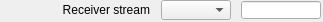
   <widget class="caFrame" name="caFrame_21">
    <property name="geometry">
     <rect>
      <x>380</x>
      <y>742</y>
      <width>323</width>
      <height>22</height>
     </rect>
    </property>
    <widget class="caLabel" name="caLabel_33">
     <property name="geometry">
      <rect>
       <x>0</x>
       <y>0</y>
       <width>150</width>
       <height>20</height>
      </rect>
     </property>
     <property name="text">
      <string>Receiver stream</string>
     </property>
     <property name="alignment">
      <set>Qt::AlignAbsolute|Qt::AlignRight|Qt::AlignTrailing|Qt::AlignVCenter</set>
     </property>
     <property name="fontScaleMode">
      <enum>ESimpleLabel::WidthAndHeight</enum>
     </property>
     <property name="foreground">
      <color>
       <red>0</red>
       <green>0</green>
       <blue>0</blue>
      </color>
     </property>
     <property name="background">
      <color alpha="0">
       <red>0</red>
       <green>0</green>
       <blue>0</blue>
      </color>
     </property>
     <property name="frameShape">
      <enum>QFrame::NoFrame</enum>
     </property>
    </widget>
    <widget class="caMenu" name="caMenu_4">
     <property name="geometry">
      <rect>
       <x>161</x>
       <y>0</y>
       <width>70</width>
       <height>20</height>
      </rect>
     </property>
     <property name="channel" stdset="0">
      <string>$(P)$(R)ReceiverStream</string>
     </property>
     <property name="colorMode">
      <enum>caMenu::Static</enum>
     </property>
     <property name="foreground">
      <color>
       <red>0</red>
       <green>0</green>
       <blue>0</blue>
      </color>
     </property>
     <property name="background">
      <color>
       <red>115</red>
       <green>223</green>
       <blue>255</blue>
      </color>
     </property>
    </widget>
    <widget class="caLineEdit" name="caLineEdit_22">
     <property name="geometry">
      <rect>
       <x>241</x>
       <y>1</y>
       <width>80</width>
       <height>18</height>
      </rect>
     </property>
     <property name="alignment">
      <set>Qt::AlignAbsolute|Qt::AlignCenter|Qt::AlignHCenter|Qt::AlignVCenter</set>
     </property>
     <property name="channel" stdset="0">
      <string>$(P)$(R)ReceiverStream_RBV</string>
     </property>
     <property name="foreground">
      <color>
       <red>10</red>
       <green>0</green>
       <blue>184</blue>
      </color>
     </property>
     <property name="background">
      <color>
       <red>187</red>
       <green>187</green>
       <blue>187</blue>
      </color>
     </property>
     <property name="colorMode">
      <enum>caLineEdit::Static</enum>
     </property>
     <property name="precisionMode">
      <enum>caLineEdit::Channel</enum>
     </property>
     <property name="limitsMode">
      <enum>caLineEdit::Channel</enum>
     </property>
     <property name="maxValue">
      <double>1.000000000000000</double>
     </property>
     <property name="minValue">
      <double>0.000000000000000</double>
     </property>
     <property name="fontScaleMode" stdset="0">
      <enum>caLineEdit::WidthAndHeight</enum>
     </property>
     <property name="formatType">
      <enum>caLineEdit::decimal</enum>
     </property>
    </widget>
   </widget>
